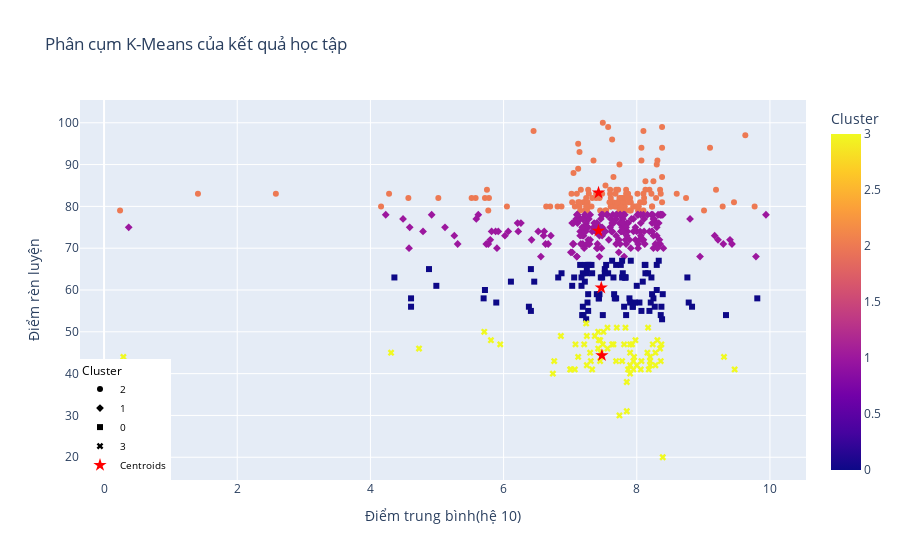

The notebook cell saved with this chart:
### Code cell
kmeans = KMeans(n_clusters=4, random_state=0)
y_kmeans = kmeans.fit_predict(X)

# Gắn kết quả phân cụm vào dataframe
data['Cluster'] = y_kmeans  

# Tính toán tọa độ của các trung tâm cụm
centers = pd.DataFrame(kmeans.cluster_centers_, columns=['Điểm trung bình(hệ 10)','Điểm rèn luyện'])
centers['Cluster'] = range(len(centers))  # Thêm cột Cluster để tương ứng với số cụm

# Vẽ biểu đồ tương tác với Plotly
fig = px.scatter(
    data,
    x='Điểm trung bình(hệ 10)',
    y='Điểm rèn luyện',
    color='Cluster',
    symbol ='Cluster',
    hover_name='Tên ',  # Hiển thị tên sinh viên khi trỏ chuột
    hover_data=['Điểm trung bình(hệ 10)', 'GPA'],  # Hiển thị thêm điểm
    title="Phân cụm K-Means của kết quả học tập"
)

# Thêm các điểm trung tâm vào biểu đồ
fig.add_scatter(
    x=centers['Điểm trung bình(hệ 10)'],
    y=centers['Điểm rèn luyện'],
    mode='markers',
    marker=dict(size=10, color='red', symbol='star'),
    name='Centroids'  # Tên hiển thị cho điểm trung tâm
)

fig.update_layout(
    legend=dict(
        x=0, y=0,  
        font=dict(size=10, color="black")
    ),
) 
# Hiển thị biểu đồ
fig.show()

### Figure 1 — Plotly figure (JSON) as saved in the notebook; plotly's stock layout.template omitted (floating-point values rounded to 4 significant figures; data arrays with more than 128 entries replaced by an {"elided": "..."} marker saying what was removed)
{"data": [{"customdata": {"elided": "134x1 float values"}, "hovertemplate": "<b>%{hovertext}</b><br><br>Cluster=%{marker.color}<br>Điểm trung bình(hệ 10)=%{x}<br>Điểm rèn luyện=%{y}<br>GPA=%{customdata[0]}<extra></extra>", "hovertext": {"elided": "134 str values"}, "legendgroup": "2", "marker": {"color": {"elided": "134 int values"}, "coloraxis": "coloraxis", "symbol": "circle"}, "mode": "markers", "name": "2", "orientation": "v", "showlegend": true, "type": "scatter", "x": {"elided": "134 float values"}, "xaxis": "x", "y": {"elided": "134 int values"}, "yaxis": "y"}, {"customdata": {"elided": "201x1 float values"}, "hovertemplate": "<b>%{hovertext}</b><br><br>Cluster=%{marker.color}<br>Điểm trung bình(hệ 10)=%{x}<br>Điểm rèn luyện=%{y}<br>GPA=%{customdata[0]}<extra></extra>", "hovertext": {"elided": "201 str values"}, "legendgroup": "1", "marker": {"color": {"elided": "201 int values"}, "coloraxis": "coloraxis", "symbol": "diamond"}, "mode": "markers", "name": "1", "orientation": "v", "showlegend": true, "type": "scatter", "x": {"elided": "201 float values"}, "xaxis": "x", "y": {"elided": "201 int values"}, "yaxis": "y"}, {"customdata": [[3.42], [1.55], [2.92], [3], [3.2], [2.96], [2.85], [3.49], [2.56], [3.23], [2.97], [3.15], [3.31], [2.99], [2.91], [2.85], [2.58], [3.26], [3.25], [2.49], [2.86], [2.94], [3.15], [1.69], [3.27], [2.9], [1.45], [3.5], [3.78], [3.36], [3.46], [2.53], [2.92], [2.95], [3.48], [2.94], [2.82], [2.96], [2.3], [2.99], [2.88], [3.44], [3.74], [2.65], [3.1], [2.9], [3.48], [2.29], [1.1], [2.92], [3.95], [2.81], [2.81], [2.69], [3.23], [2.97], [3.24], [3.71], [2.9], [1.23], [3.17], [3.41], [3.46], [3.24], [3.2], [2.87], [3.43], [2.92], [2.89], [2.81], [3.23], [2.87], [3.34], [2.81], [2.96], [3.38], [3.18], [2.95], [2.96], [2.11], [3.34], [2.98], [2.8], [2.88], [2.91], [2.91], [2.86], [2.94], [3.25], [2.81], [3.03], [3.25], [2.95], [2.7]], "hovertemplate": "<b>%{hovertext}</b><br><br>Cluster=%{marker.color}<br>Điểm trung bình(hệ 10)=%{x}<br>Điểm rèn luyện=%{y}<br>GPA=%{customdata[0]}<extra></extra>", "hovertext": ["Vũ Văn Huy", "Nguyễn Khánh Dương", "Lê Quốc Tuấn", "Bùi Thanh Linh", "Trần Minh Huy", "Trần Anh Bình", "Nguyễn Thị Tuấn", "Nguyễn Quốc Tuấn", "Trần Thị Cường", "Trần Văn Anh", "Hoàng Anh Tuấn", "Nguyễn Đình Tuấn", "Nguyễn Anh Quang", "Đặng Hải Anh", "Hoàng Thanh Linh", "Trần Anh Quang", "Đặng Văn Khang", "Lê Anh Phong", "Lê Thị Cường", "Lê Thanh Bình", "Đặng Quốc Cường", "Đặng Hải Dương", "Đỗ Anh Dương", "Lê Văn Huy", "Đỗ Văn Phong", "Đỗ Đình Dương", "Vũ Khánh Cường", "Vũ Hải Bình", "Lê Quốc Dương", "Vũ Hải Linh", "Đỗ Đình Linh", "Trần Đình Cường", "Phạm Anh Khang", "Phạm Hữu Cường", "Hoàng Văn Quang", "Vũ Anh Anh", "Trần Thị Linh", "Vũ Thị Tuấn", "Hoàng Hữu Tuấn", "Lê Thị Anh", "Bùi Khánh Anh", "Bùi Hải Phong", "Trần Anh Dương", "Lê Minh Dương", "Lê Đình Anh", "Lê Anh Linh", "Phan Khánh Quang", "Nguyễn Thanh Tuấn", "Vũ Quốc Quang", "Vũ Văn Bình", "Đỗ Hải Tuấn", "Đặng Thị Cường", "Lê Đình Quang", "Đặng Thị Tuấn", "Nguyễn Quốc Dương", "Bùi Khánh Khang", "Bùi Đình Anh", "Đặng Hải Cường", "Nguyễn Minh Linh", "Vũ Hải Khang", "Vũ Thanh Dương", "Trần Quốc Dương", "Lê Đình Huy", "Đỗ Quốc Khang", "Vũ Thị Dương", "Đỗ Anh Phong", "Phạm Anh Phong", "Vũ Thị Bình", "Đỗ Đình Anh", "Nguyễn Thanh Quang", "Hoàng Đình Bình", "Đặng Thị Linh", "Phạm Hải Huy", "Đỗ Minh Huy", "Lê Quốc Dương", "Vũ Quốc Dương", "Phan Minh Bình", "Nguyễn Khánh Cường", "Đỗ Quốc Tuấn", "Phạm Thị Phong", "Trần Hữu Phong", "Nguyễn Thị Anh", "Vũ Thanh Linh", "Trần Văn Cường", "Đặng Hải Dương", "Hoàng Anh Linh", "Nguyễn Quốc Huy", "Đỗ Anh Tuấn", "Hoàng Văn Dương", "Bùi Minh Anh", "Đỗ Đình Dương", "Hoàng Thị Khang", "Hoàng Thanh Dương", "Phan Thị Huy"], "legendgroup": "0", "marker": {"color": [0, 0, 0, 0, 0, 0, 0, 0, 0, 0, 0, 0, 0, 0, 0, 0, 0, 0, 0, 0, 0, 0, 0, 0, 0, 0, 0, 0, 0, 0, 0, 0, 0, 0, 0, 0, 0, 0, 0, 0, 0, 0, 0, 0, 0, 0, 0, 0, 0, 0, 0, 0, 0, 0, 0, 0, 0, 0, 0, 0, 0, 0, 0, 0, 0, 0, 0, 0, 0, 0, 0, 0, 0, 0, 0, 0, 0, 0, 0, 0, 0, 0, 0, 0, 0, 0, 0, 0, 0, 0, 0, 0, 0, 0], "coloraxis": "coloraxis", "symbol": "square"}, "mode": "markers", "name": "0", "orientation": "v", "showlegend": true, "type": "scatter", "x": [8.09, 4.99, 7.33, 7.06, 8.25, 7.52, 7.32, 8.3, 6.82, 8.3, 7.66, 7.94, 8.17, 7.48, 7.78, 7.46, 6.41, 8.37, 8.19, 5.72, 7.69, 7.03, 8.04, 4.88, 8.38, 7.15, 4.61, 9.81, 8.78, 8.12, 7.94, 6.87, 7.43, 7.23, 7.97, 7.65, 7.17, 7.25, 6.11, 7.4, 7.78, 7.89, 9.34, 6.38, 7.83, 7.19, 8.36, 5.7, 4.61, 7.76, 8.76, 7.69, 7.18, 6.46, 8, 7.27, 8.21, 8.83, 7.49, 4.36, 8.39, 8.13, 8.13, 7.91, 8.33, 7.43, 7.9, 7.22, 7.17, 7.44, 8.23, 7.79, 8.07, 7.29, 7.27, 7.83, 7.82, 7.54, 7.25, 5.89, 7.81, 7.27, 7.26, 7.24, 7.63, 7.67, 7.2, 7.19, 8.22, 7.57, 7.84, 8.27, 7.52, 6.41], "xaxis": "x", "y": [62, 61, 64, 63, 58, 65, 66, 66, 63, 60, 59, 56, 64, 63, 63, 63, 65, 56, 55, 60, 66, 61, 57, 65, 53, 66, 58, 58, 57, 66, 56, 64, 58, 66, 57, 63, 61, 64, 62, 59, 67, 58, 54, 56, 63, 64, 54, 58, 56, 66, 63, 58, 54, 62, 61, 66, 57, 56, 54, 63, 59, 66, 64, 67, 67, 58, 57, 62, 63, 59, 59, 64, 55, 66, 55, 63, 63, 66, 65, 57, 56, 59, 57, 53, 67, 58, 54, 56, 63, 64, 54, 56, 64, 55], "yaxis": "y"}, {"customdata": [[2.92], [2.95], [3.43], [3.59], [2.91], [3.29], [2.99], [3], [2.8], [3.52], [2.96], [0], [1.04], [2.98], [3.25], [1.41], [2.91], [2.06], [3.31], [3.28], [2.81], [2.91], [2.98], [3.15], [2.8], [2.98], [3.16], [2.54], [2.95], [3.3], [2.9], [2.84], [2.29], [2.96], [3.19], [2.93], [3.03], [2.87], [2.02], [3.42], [3.29], [3.26], [2.98], [2.94], [3.48], [3.01], [3.08], [2.73], [3.16], [2.78], [2.8], [3.17], [2.84], [3.29], [3.23], [2.84], [3.18], [3.47], [2.88], [3.25], [3.34], [3.26], [3.24], [2.89], [3.39], [2.97], [3], [2.88], [3.01], [3.05], [3.12]], "hovertemplate": "<b>%{hovertext}</b><br><br>Cluster=%{marker.color}<br>Điểm trung bình(hệ 10)=%{x}<br>Điểm rèn luyện=%{y}<br>GPA=%{customdata[0]}<extra></extra>", "hovertext": ["Bùi Khánh Quang", "Phan Hữu Quang", "Bùi Thị Huy", "Trần Hữu Bình", "Nguyễn Hải Tuấn", "Hoàng Hải Dương", "Lê Hải Phong", "Phan Hải Bình", "Hoàng Thị Dương", "Phạm Minh Quang", "Đỗ Văn Khang", "Đặng Hải Cường", "Vũ Đình Khang", "Phạm Văn Quang", "Nguyễn Hữu Linh", "Bùi Anh Tuấn", "Đỗ Hữu Linh", "Đặng Thanh Huy", "Bùi Văn Linh", "Vũ Hữu Dương", "Trần Quốc Huy", "Phan Đình Cường", "Hoàng Đình Dương", "Phan Quốc Bình", "Lê Quốc Cường", "Phạm Khánh Phong", "Đặng Anh Tuấn", "Phan Minh Anh", "Bùi Quốc Khang", "Phan Quốc Tuấn", "Đặng Khánh Bình", "Trần Anh Anh", "Nguyễn Hữu Khang", "Đỗ Minh Dương", "Nguyễn Hải Tuấn", "Hoàng Thanh Bình", "Trần Hải Dương", "Lê Hải Linh", "Phạm Quốc Anh", "Phan Hải Anh", "Bùi Thị Phương", "Phạm Minh Dương", "Bùi Đình Huy", "Phan Hải Cường", "Bùi Minh Anh", "Phan Hữu Quang", "Vũ Hải Anh", "Đặng Thị Tuấn", "Nguyễn Khánh Phong", "Vũ Thanh Dương", "Hoàng Anh Huy", "Trần Anh Quang", "Trần Thanh Huy", "Phạm Đình Cường", "Lê Đình Bình", "Hoàng Văn Phong", "Hoàng Quốc Phong", "Lê Thị Dương", "Bùi Thị Anh", "Nguyễn Thị Quang", "Vũ Anh Bình", "Nguyễn Đình Linh", "Bùi Thanh Cường", "Vũ Anh Phong", "Phạm Hải Dương", "Đỗ Minh Cường", "Trần Minh Quang", "Lê Đình Khang", "Đặng Thị Huy", "Phan Thị Anh", "Hoàng Hải Cường"], "legendgroup": "3", "marker": {"color": [3, 3, 3, 3, 3, 3, 3, 3, 3, 3, 3, 3, 3, 3, 3, 3, 3, 3, 3, 3, 3, 3, 3, 3, 3, 3, 3, 3, 3, 3, 3, 3, 3, 3, 3, 3, 3, 3, 3, 3, 3, 3, 3, 3, 3, 3, 3, 3, 3, 3, 3, 3, 3, 3, 3, 3, 3, 3, 3, 3, 3, 3, 3, 3, 3, 3, 3, 3, 3, 3, 3], "coloraxis": "coloraxis", "symbol": "x"}, "mode": "markers", "name": "3", "orientation": "v", "showlegend": true, "type": "scatter", "x": [7.01, 7.45, 8.17, 9.47, 7.7, 8.35, 7.07, 7.56, 7.56, 9.31, 7.42, 0.29, 4.31, 7.25, 8.18, 4.73, 7.42, 5.71, 7.83, 7.95, 7, 7.45, 7.74, 8.31, 7.65, 7.46, 8.39, 6.74, 7.24, 7.9, 7.33, 7.08, 5.81, 7.37, 7.85, 7.78, 8.2, 7.49, 5.95, 8.06, 8.2, 7.9, 7.43, 7.3, 7.93, 7.9, 8.24, 6.76, 8.16, 6.86, 7.63, 7.85, 7.31, 8.36, 8.28, 7.25, 8.28, 8.2, 7.5, 7.98, 7.9, 7.96, 8.07, 7.69, 8.37, 7.21, 7.95, 7.12, 8, 7.87, 7.81], "xaxis": "x", "y": [41, 48, 51, 41, 51, 46, 41, 46, 51, 44, 46, 44, 45, 49, 41, 46, 50, 50, 51, 43, 41, 43, 30, 48, 47, 45, 20, 40, 52, 42, 41, 47, 48, 49, 38, 43, 43, 47, 47, 41, 44, 45, 48, 45, 47, 40, 47, 43, 45, 49, 47, 31, 43, 43, 45, 42, 42, 42, 50, 48, 47, 44, 43, 43, 47, 47, 41, 44, 42, 41, 47], "yaxis": "y"}, {"marker": {"color": "red", "size": 10, "symbol": "star"}, "mode": "markers", "name": "Centroids", "type": "scatter", "x": [7.467, 7.424, 7.426, 7.476], "y": [60.53, 74.14, 83.25, 44.35]}], "layout": {"coloraxis": {"colorbar": {"title": {"text": "Cluster"}}, "colorscale": [[0, "#0d0887"], [0.1111, "#46039f"], [0.2222, "#7201a8"], [0.3333, "#9c179e"], [0.4444, "#bd3786"], [0.5556, "#d8576b"], [0.6667, "#ed7953"], [0.7778, "#fb9f3a"], [0.8889, "#fdca26"], [1, "#f0f921"]]}, "legend": {"font": {"color": "black", "size": 10}, "title": {"text": "Cluster"}, "tracegroupgap": 0, "x": 0, "y": 0}, "title": {"text": "Phân cụm K-Means của kết quả học tập"}, "xaxis": {"anchor": "y", "domain": [0, 1], "title": {"text": "Điểm trung bình(hệ 10)"}}, "yaxis": {"anchor": "x", "domain": [0, 1], "title": {"text": "Điểm rèn luyện"}}}}
